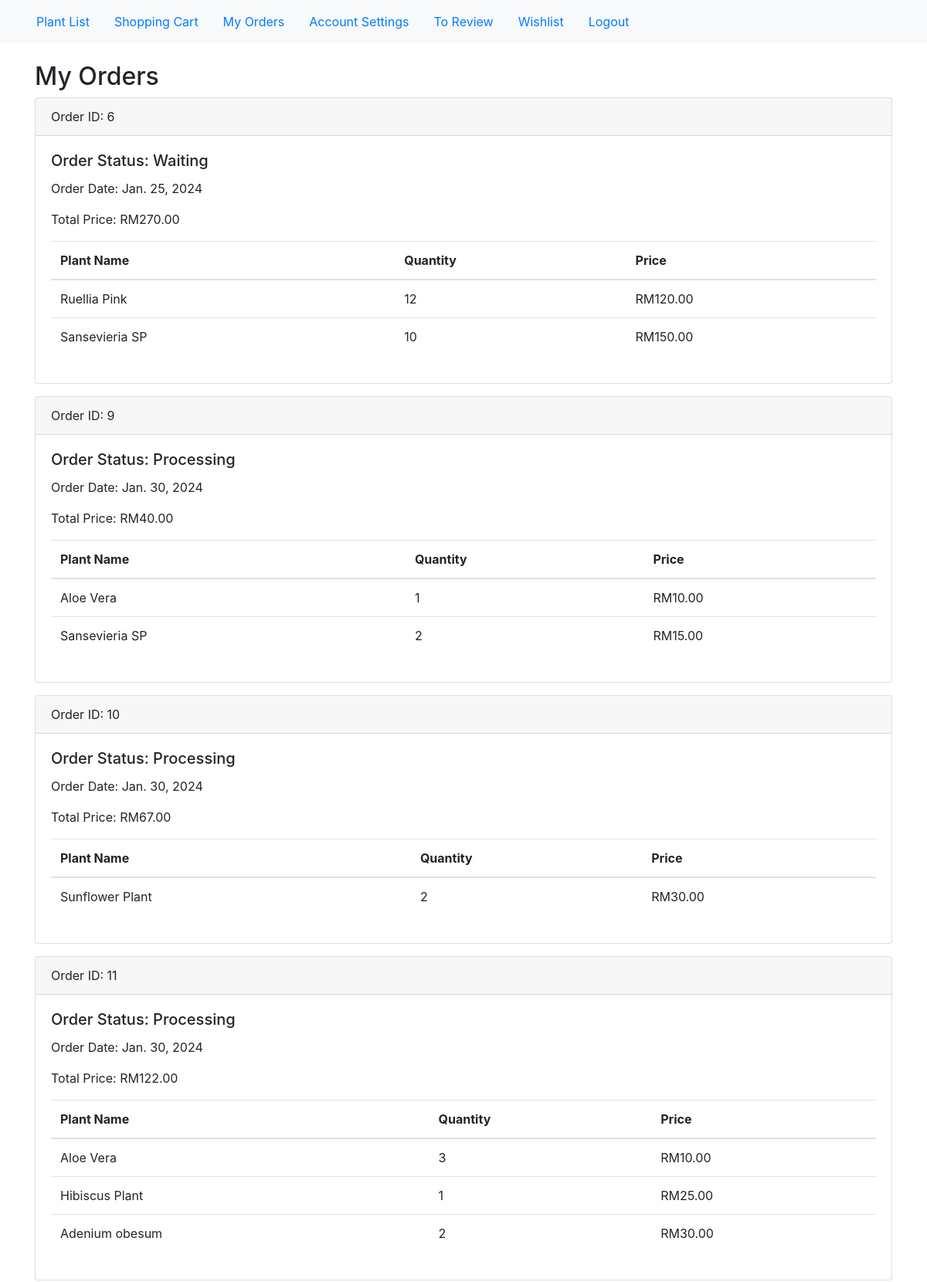
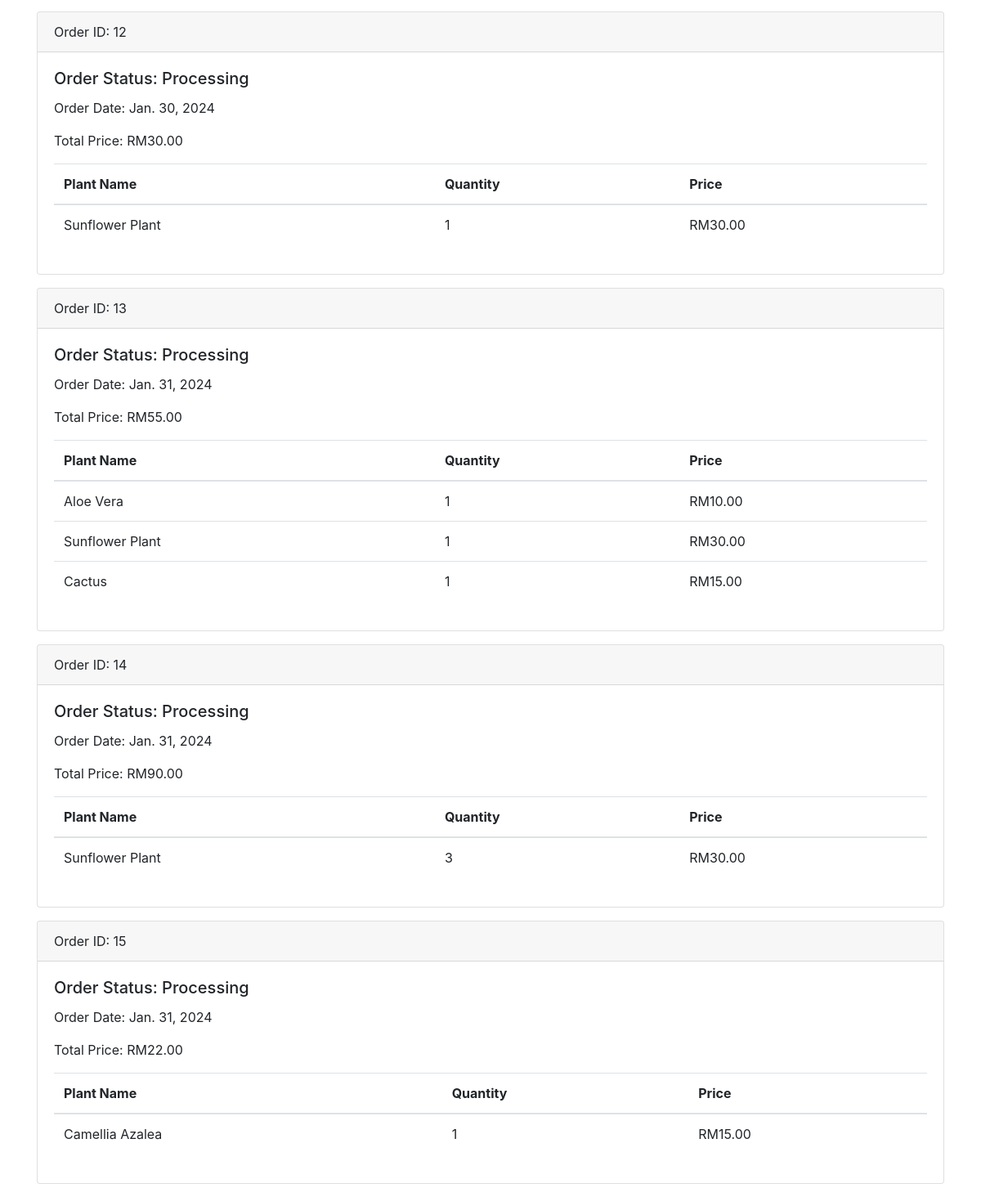
Screenshot of /my_orders/ (signed in) with the database file from the repository (2 pictures, top to bottom).
### app/models.py (models this page shows, shortened)
class Order(models.Model):
    customer = models.ForeignKey(Customer, on_delete=models.CASCADE, related_name='orders')
    payment = models.ForeignKey(Payment, on_delete=models.CASCADE, related_name='orders')
    delman = models.ForeignKey(DeliveryMan, on_delete=models.CASCADE, related_name='orders', null=True, blank=True)
    order_status = models.CharField(max_length=30)

class Payment(models.Model):
    customer = models.ForeignKey(Customer, on_delete=models.CASCADE, related_name='payments')
    shipping_fee = models.DecimalField(max_digits=4, decimal_places=2, validators=[MinValueValidator(0.00), MaxValueValidator(99.99)])
    payment_cost = models.DecimalField(max_digits=6, decimal_places=2, validators=[MinValueValidator(0.00), MaxValueValidator(9999.99)])
    receive_method = models.CharField(max_length=10)
    order_date = models.DateField()
    order_total_price = models.DecimalField(max_digits=6, decimal_places=2, validators=[MinValueValidator(0.00), MaxValueValidator(9999.99)])

class OrderItem(models.Model):
    order = models.ForeignKey(Order, on_delete=models.CASCADE, related_name='order_items')
    plant = models.ForeignKey(Plant, on_delete=models.CASCADE, related_name='order_items')
    plant_quantity = models.PositiveIntegerField(validators=[MinValueValidator(1), MaxValueValidator(50)])
    order_item_price = models.DecimalField(max_digits=5, decimal_places=2)
    to_review = models.BooleanField(default=True)

class Plant(models.Model):
    plant_name = models.CharField(max_length=80)
    plant_image = models.ImageField(upload_to='plant/')
    plant_description = models.CharField(max_length=500)
    plant_price = models.DecimalField(max_digits=5, decimal_places=2)
    plant_availability = models.PositiveIntegerField(validators=[MinValueValidator(1), MaxValueValidator(999)])

### app/views.py (the view)
# urls.py: path('my_orders/', views.my_orders, name='my_orders'),
@login_required
def my_orders(request):
    customer = request.user.customer_profile
    orders = Order.objects.filter(customer=customer).prefetch_related('order_items', 'payment')
    context = {'orders': orders}
    return render(request, 'my_orders.html', context)

### app/templates/my_orders.html (shortened to what this page needs)
<!DOCTYPE html>
<html lang="en">
<head>
    <link href="https://stackpath.bootstrapcdn.com/bootstrap/4.5.2/css/bootstrap.min.css" rel="stylesheet">
</head>
<body>
    <nav class="navbar navbar-expand-lg navbar-light bg-light">
        <div class="container-fluid">
            <div class="collapse navbar-collapse" id="navbarNav">
                <a class="nav-link active" aria-current="page" href="{% url 'plant_list' %}">Plant List</a>
                <a class="nav-link active" aria-current="page" href="{% url 'view_cart' %}">Shopping Cart</a>
                <a class="nav-link active" aria-current="page" href="{% url 'my_orders' %}">My Orders</a>
                <a class="nav-link active" aria-current="page" href="{% url 'account_settings' %}">Account Settings</a>
                <a class="nav-link active" aria-current="page" href="{% url 'to_review' %}">To Review</a>
                <a class="nav-link active" aria-current="page" href="{% url 'view_wishlist' %}">Wishlist</a>
                <a class="nav-link" href="#">Logout</a>
            </div>
        </div>
    </nav>
    <div class="container mt-4">
        <h2>My Orders</h2>
        {% if orders %}
            {% for order in orders %}
                <div class="card mb-3">
                    <div class="card-header">
                        Order ID: {{ order.id }}
                    </div>
                    <div class="card-body">
                        <h5 class="card-title">Order Status: {{ order.order_status }}</h5>
                        <p class="card-text">Order Date: {{ order.payment.order_date }}</p>
                        <p class="card-text">Total Price: RM{{ order.payment.order_total_price }}</p>
                        <table class="table">
                            <thead>
                                <tr>
                                    <th scope="col">Plant Name</th>
                                    <th scope="col">Quantity</th>
                                    <th scope="col">Price</th>
                                </tr>
                            </thead>
                            <tbody>
                                {% for item in order.order_items.all %}
                                    <tr>
                                        <td>{{ item.plant.plant_name }}</td>
                                        <td>{{ item.plant_quantity }}</td>
                                        <td>RM{{ item.order_item_price }}</td>
                                    </tr>
                                {% endfor %}
                            </tbody>
                        </table>
                    </div>
                </div>
            {% endfor %}
        {% else %}
            <p>You have no ongoing orders.</p>
        {% endif %}
    </div>
</body>
</html>

### rows the page displays
Order: id "6", order_status "Waiting", payment.order_date "Jan. 25, 2024", payment.order_total_price "270.00"
OrderItem: plant.plant_name "Ruellia Pink", plant_quantity "12", order_item_price "120.00"
OrderItem: plant.plant_name "Sansevieria SP", plant_quantity "10", order_item_price "150.00"
Order: id "9", order_status "Processing", payment.order_date "Jan. 30, 2024", payment.order_total_price "40.00"
OrderItem: plant.plant_name "Aloe Vera", plant_quantity "1", order_item_price "10.00"
OrderItem: plant.plant_name "Sansevieria SP", plant_quantity "2", order_item_price "15.00"
Order: id "10", order_status "Processing", payment.order_date "Jan. 30, 2024", payment.order_total_price "67.00"
OrderItem: plant.plant_name "Sunflower Plant", plant_quantity "2", order_item_price "30.00"
Order: id "11", order_status "Processing", payment.order_date "Jan. 30, 2024", payment.order_total_price "122.00"
OrderItem: plant.plant_name "Aloe Vera", plant_quantity "3", order_item_price "10.00"
OrderItem: plant.plant_name "Hibiscus Plant", plant_quantity "1", order_item_price "25.00"
OrderItem: plant.plant_name "Adenium obesum", plant_quantity "2", order_item_price "30.00"
Order: id "12", order_status "Processing", payment.order_date "Jan. 30, 2024", payment.order_total_price "30.00"
OrderItem: plant.plant_name "Sunflower Plant", plant_quantity "1", order_item_price "30.00"
Order: id "13", order_status "Processing", payment.order_date "Jan. 31, 2024", payment.order_total_price "55.00"
OrderItem: plant.plant_name "Aloe Vera", plant_quantity "1", order_item_price "10.00"
OrderItem: plant.plant_name "Sunflower Plant", plant_quantity "1", order_item_price "30.00"
OrderItem: plant.plant_name "Cactus", plant_quantity "1", order_item_price "15.00"
Order: id "14", order_status "Processing", payment.order_date "Jan. 31, 2024", payment.order_total_price "90.00"
OrderItem: plant.plant_name "Sunflower Plant", plant_quantity "3", order_item_price "30.00"
Order: id "15", order_status "Processing", payment.order_date "Jan. 31, 2024", payment.order_total_price "22.00"
OrderItem: plant.plant_name "Camellia Azalea", plant_quantity "1", order_item_price "15.00"
